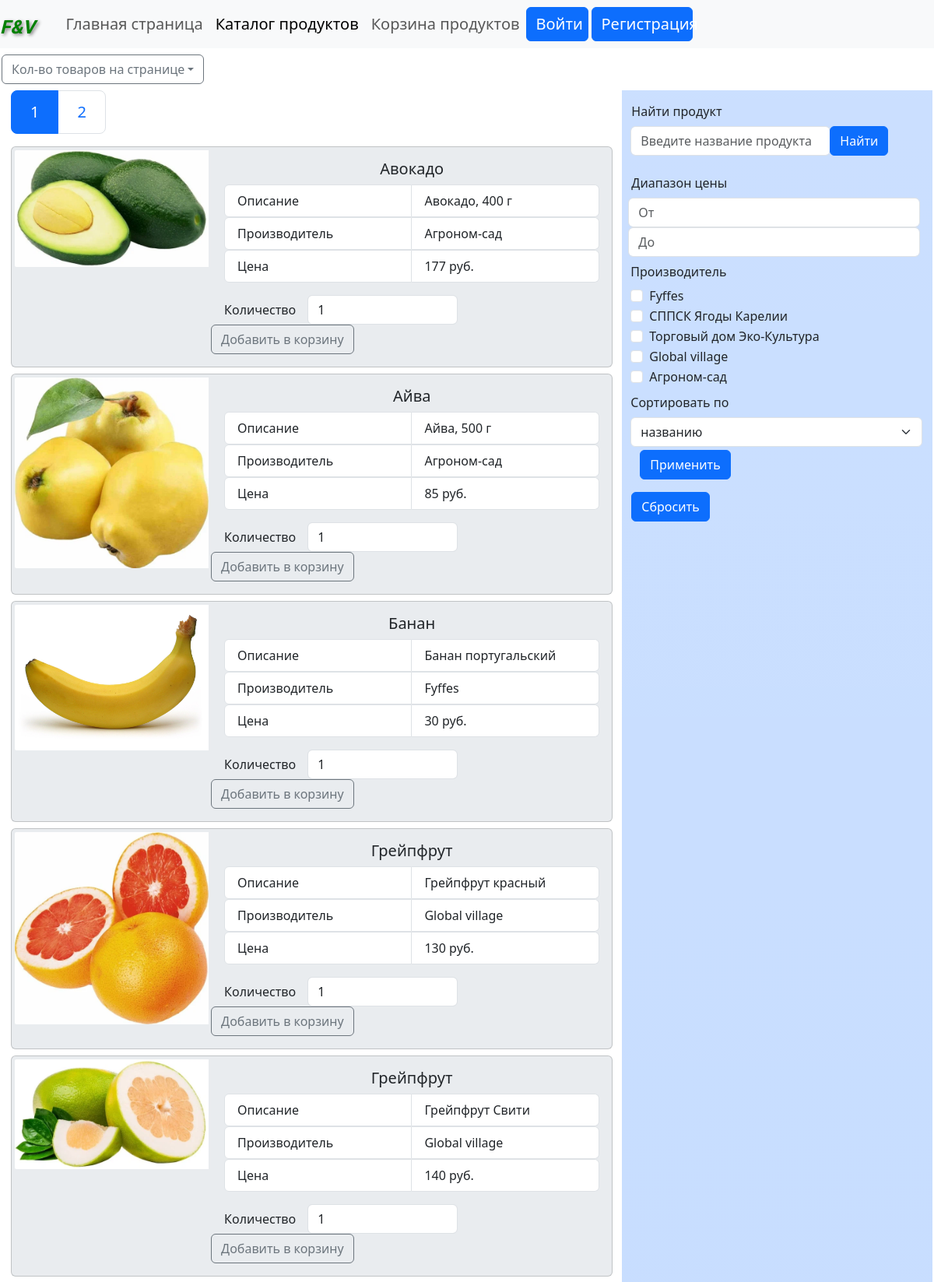
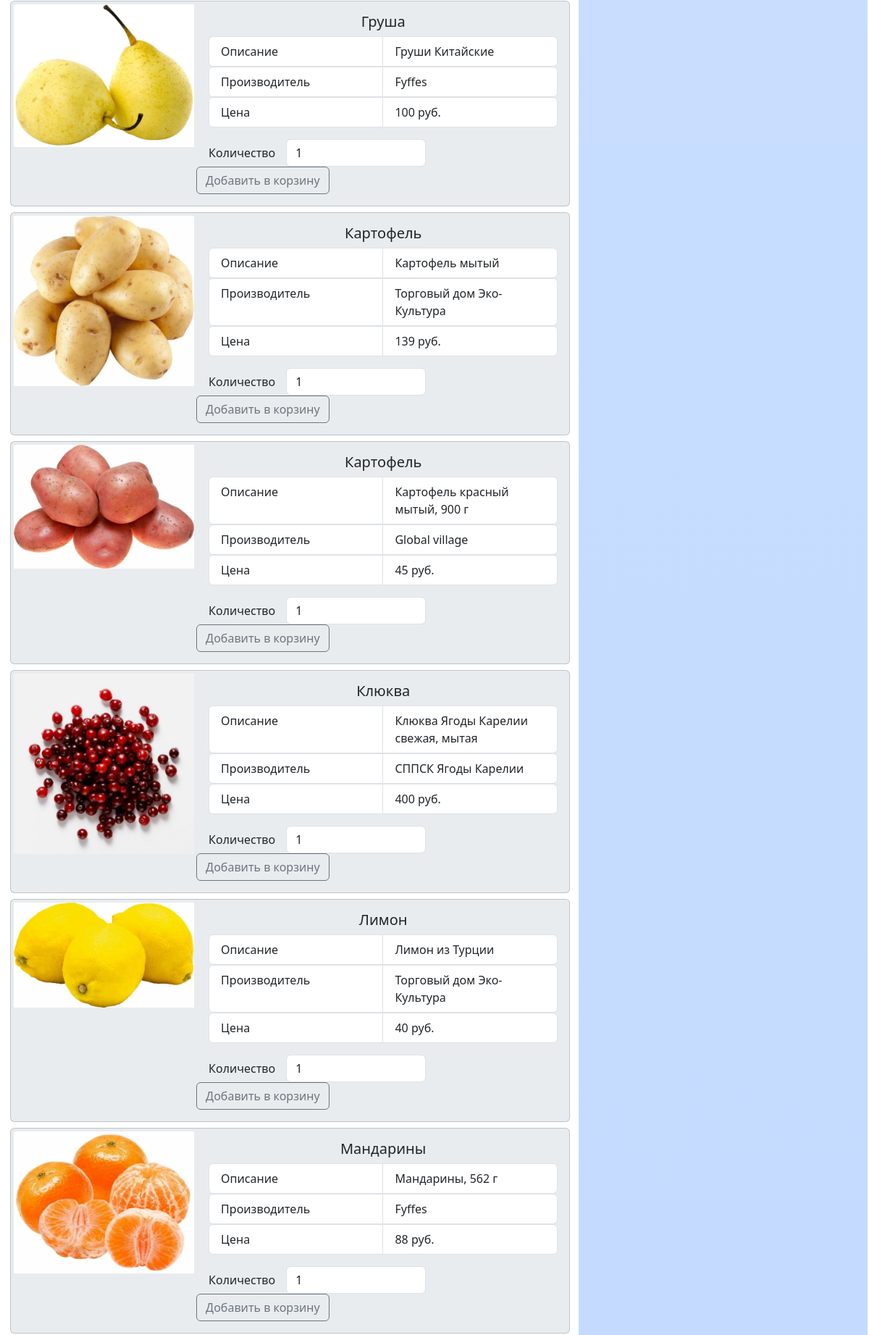
/product.php?p=1&c=14 (upper part), run on the app's committed database (2 pictures, top to bottom).
### tables this page shows
CREATE TABLE `products` (
  `id` int NOT NULL,
  `name` varchar(30) NOT NULL,
  `description` varchar(100) NOT NULL,
  `photo` varchar(50) NOT NULL,
  `company` varchar(30) NOT NULL,
  `amount` int NOT NULL,
  `price` double NOT NULL
);

### common/db_helper.php (called while the page is built, shortened)
<?php
class db_helper
{
    private mysqli $ms;
    private static ?db_helper $db = null;
    private function __construct()
    {
        $this->ms = new mysqli("localhost", "root", "", "edu", 3306);
    }
    public static function get_instance(): ?db_helper
    {
        if (self::$db === null)
            self::$db = new db_helper();
        return self::$db;
    }
	public function get_products(string $param,int $select): array {
		$sort=$this->get_query_sort($select);
		$rows=array();
		if ($param=='') {
		$stmt = $this->ms->prepare("SELECT * FROM `products` " . $sort);
		}
		else {
			$param='%'.$param.'%';
			$stmt = $this->ms->prepare("SELECT * FROM `products` WHERE `products`.name LIKE ?" . $sort);
        $stmt->bind_param('s', $param);
		}
        $stmt->execute();
        $result = $stmt->get_result();
		while ($row = $result->fetch_array(MYSQLI_ASSOC)) {
			$rows[]=$row;
		}
        return $rows;
	}
	private function get_query_sort(int $select):string {
		$sort='';
		switch($select) {
				case 1:
				$sort=" ORDER BY name";
				break;
			}
			return $sort;
	}
	public function get_company():array {
		$rows=array();
			$stmt = $this->ms->prepare("SELECT DISTINCT company FROM `products`");
        $stmt->execute();
        $result = $stmt->get_result();
		while ($row = $result->fetch_array(MYSQLI_ASSOC)) {
			$rows[]=$row;
		}
        return $rows;
	}
}

### common/pagination.php (called while the page is built, shortened)
<?php
class pagination {
    private $objects_count;
    private $objects_per_page;
    public function __construct(int $objects_count, int $objects_per_page, int $page_num) {
        $this->objects_count=$objects_count;
        $this->objects_per_page=$objects_per_page;
    }
    public function get_objects_idx_by(int $page_num):array | null {
        $start=min(($page_num-1)*$this->objects_per_page, $this->objects_count-1);
        $end=min($start+$this->objects_per_page, $this->objects_count)-1;
        return array($start,$end);
    }
}

### product.php (the view, shortened to what this page needs)
<?php
require_once ("common/page.php");
require_once ("common/db_helper.php");
require_once ("common/pagination.php");
class the_content extends \common\a_content {
	private function print_pages($pages, $current_page):void {
		print('<ul class="pagination pagination-lg">');
			for($i=0; $i<count($pages); $i++) {
				if ($pages[$i][0]== $current_page ) {
					print('<li class="page-item active" aria-current="page">');
					print("<span class='page-link'>{$pages[$i][0]}</span>");
					print('</li>');
				}
				else {
				 print("<li class='page-item'><a class='page-link' href='{$pages[$i][1]}'>{$pages[$i][0]}</a></li>");
				}
			}
			print('</ul>');
	}
    public function show_content(): void
    {
		$products=array();
		$select=(isset($_SESSION['select']))?$_SESSION['select']:1;
		if (isset($_SESSION['search'])) {
		$products=\common\db_helper::get_instance()->get_products($_SESSION['search'],$select);
	}
	else {
		$price1=0;
		$price2=10000;
		$comp= (isset($_SESSION['checked_comp']))?$_SESSION['checked_comp']:array();
		if ($price1==0 && $price2==10000 && count($comp)==0) {
        $products=\common\db_helper::get_instance()->get_products('',$select);
		}
		else {
		$products=\common\db_helper::get_instance()->get_filter_products($price1,$price2,$comp,$select);
		}
	}
	    try {
		if(count($products)>0) {
			$current_page=1;
			$current_objects_per_page=7;
			if (isset($_GET['p']) && isset($_GET['c'])) {
				if (!in_array($_GET['c'],array(7,14,21))) {
					throw new ErrorException('Страница не найдена');
				}
				else {
					if (mb_eregi("^[0-9]+$", $_GET['p'])) {
				$current_page=$_GET['p'];
				$current_objects_per_page=$_GET['c'];
			$p= new \common\pagination(count($products),$_GET['c'], $_GET['p']);
			$pages=$p->get_pages("product.php?p=");
			$interval=$p->get_objects_idx_by($_GET['p']);
					}
					else {throw new ErrorException('Страница не найдена');}
				}
			}
			else {
				$p= new \common\pagination(count($products), 7, 1);
				$pages=$p->get_pages("product.php?p=");
				$interval=$p->get_objects_idx_by(1);
			}
			print('<div class="dropdown text-start">');
			print('<span class="btn btn-outline-secondary dropdown-toggle my-2" role="button" data-bs-toggle="dropdown" aria-expanded="true">Кол-во товаров на странице</span>');
			print('</div>');
		print('<div class="container-fluid text-start h-100 w-100  mx-0 px-0 g-0">');
		print('<div class="row w-100 mx-0">');
		print('<div class="col-8">');
		$this->print_pages($pages,$current_page);
		for($i=$interval[0]; $i<=$interval[1]; $i++) {
			?>
			<div class="card text-justify bg-body-secondary  g-0 my-2 pe-0 me-0">
			<div class="row g-0 ">
			<div class="col-12 col-md-4">
			<?php
			print("<img src='data/{$products[$i]['photo']}' class='img-fluid rounded-start p-1' alt='image1'>");
			?>
			</div>
    <div class="col-12 col-md-8">
      <div class="card-body">
		<h5 class="card-title text-center"><?php print $products[$i]['name']; ?></h5>
        <ul class="list-group list-group-horizontal w-100 text-start ">
  <li class="list-group-item flex-fill w-100 text-break">Описание</li>
  <li class="list-group-item flex-fill w-100"><?php print $products[$i]['description']; ?></li>
</ul>
<ul class="list-group list-group-horizontal w-100 text-start">
  <li class="list-group-item flex-fill w-100">Производитель</li>
  <li class="list-group-item flex-fill w-100"><?php print $products[$i]['company']; ?></li>
</ul>
<ul class="list-group list-group-horizontal w-100 text-start">
  <li class="list-group-item flex-fill w-100">Цена</li>
  <li class="list-group-item flex-fill w-100"><?php print $products[$i]['price']; ?> руб.</li>
</ul>
</div>
<form action=<?php print "product.php?p=$current_page" . "&c=$current_objects_per_page"; ?> method="post">
		<div class="input-group has-validation mb-3">
		<div class="col-auto">
    <label for=<?php print $products[$i]['id']; ?> class="col-form-label mx-3">Количество</label>
  </div>
  <div class="col-auto">
		<input type='number' name=<?php print $products[$i]['id']; ?> class='form-control w-75' placeholder='Укажите количество' value='1' min='1' required>
		  </div>
		  <div class="col-auto">
		<input type="submit" value="Добавить в корзину" class="btn btn-outline-secondary"  id="button-addon2">
		</div>
</div>
</form>
</div>
</div>
</div>
<?php
		}
		print('</div>');
		}
?>
<div class="col-4 bg-primary bg-gradient bg-opacity-25  ">
<form action="product.php" method="post">
		<div class="input-group has-validation mb-3 mt-2">
    <label for="search" class="col-form-label me-2">Найти продукт </label>
  <div class="col-12 col-lg-auto">
		<input type='text' name='search' class='form-control ' placeholder='Введите название продукта' value=<?php print (isset($_SESSION['search']))?htmlspecialchars($_SESSION['search']):""; ?>>
		  </div>
		 <div class="col-auto">
		<input type="submit" value="Найти" class="btn btn-primary btn-opacity-50 "  id="button-addon2" >
		</div>
</div>
</form>
<form action="product.php" method="post">
		<div class="input-group has-validation mb-3">
		<div class="row w-100">
		<div class="col-auto">
    <label for='filter_price1' class="col-form-label me-1">Диапазон цены</label>
   </div>
		<input type='number' name='filter_price1' class='form-control  ms-2' placeholder='От' value=<?php print (isset($_SESSION['filter_price1']))?htmlspecialchars($_SESSION['filter_price1']):""; ?> min='0' max='9999'>
		<input type='number' name='filter_price2' class='form-control ms-2' placeholder='До' value=<?php print (isset($_SESSION['filter_price2']))?htmlspecialchars($_SESSION['filter_price2']):""; ?> min='0' max='9999'>
</div>
		<?php
		$company=\common\db_helper::get_instance()->get_company();
		print('<div class="col-12">');
		print('<label for="flexCheckDefault" class="col-form-label">Производитель</label>');
		for ($i=0; $i< count($company); $i++) {
			print('<div class="form-check">');
			$name='c' . (string)$i;
			if (isset($_SESSION['checked_comp_id'][$i]) && $_SESSION['checked_comp_id'][$i]=true) {
		print("<input class='form-check-input' type='checkbox' name='{$name}' value='$i' id='flexCheckDefault' checked>");
			}
	        else {
		print("<input class='form-check-input' type='checkbox' name='{$name}' value='$i' id='flexCheckDefault'>");
			}
        print('<label class="form-check-label" for="flexCheckDefault">');
        print($company[$i]['company']);
  print('</label>');
 print('</div>');
		}
		print('</div>');
		?>
<div class="col-12">
<label for='select' class="col-form-label">Сортировать по</label>
<select class="form-select" name="select" aria-label="Default select example">
<?php
$selects=array('названию','возрастанию цены','убыванию цены');
for ($i=0;$i<count($selects);$i++) {
	$j=$i+1;
	if($_SESSION['select']==$j) {
		print("<option value='$j' selected>{$selects[$i]}</option>");
	}
	else {
		print("<option value='$j'>{$selects[$i]}</option>");
	}
}
?>
</select>
</div>
<div class = "container">
	<div class="col-auto mt-1">
		<input type="submit" value="Применить" class="btn btn-primary btn-opacity-50 apply"  id="button-addon2" >
		</div>
</div>
</div>
</form>
<form action="product.php" method="post">
  <input type="submit" value="Сбросить" class="btn btn-primary btn-opacity-50 mb-2 "  id="button-addon2" >
  </form>
</div>
	</div>
	</div>
	<?php
	}
	catch (ErrorException $e) {
	      print('<div class="alert alert-danger" role="alert">');
          print("<p class='text-center'>{$e->getMessage()}</p>");
          print('</div>');
		}
    }
}
$content = new the_content();
new \common\page($content);

### css/main.css (style rules this page uses)
div.container { display: flex; }

### data on the page
products: photo (picture), name "Авокадо", description "Авокадо, 400 г", company "Агроном-сад", price "177"
products: photo (picture), name "Айва", description "Айва, 500 г", company "Агроном-сад", price "85"
products: photo (picture), name "Банан", description "Банан португальский", company "Fyffes", price "30", id "1"
products: photo (picture), name "Грейпфрут", description "Грейпфрут красный", company "Global village", price "130"
products: photo (picture), name "Грейпфрут", description "Грейпфрут Свити", company "Global village", price "140"
products: photo (picture), name "Груша", description "Груши Китайские", company "Fyffes", price "100"
products: photo (picture), name "Картофель", description "Картофель мытый", company "Торговый дом Эко-Культура", price "139"
products: photo (picture), name "Картофель", description "Картофель красный мытый, 900 г", company "Global village", price "45"
products: photo (picture), name "Клюква", description "Клюква Ягоды Карелии свежая, мытая", company "СППСК Ягоды Карелии", price "400"
products: photo (picture), name "Лимон", description "Лимон из Турции", company "Торговый дом Эко-Культура", price "40"
products: photo (picture), name "Мандарины", description "Мандарины, 562 г", company "Fyffes", price "88"

### other printed values
$page['header'] "Главная страница"
$page['header'] "Каталог продуктов"
$page['header'] "Корзина продуктов"
$this->pages[3]['header'] "Войти"
$this->pages[4]['header'] "Регистрация"
$pages[$i][0] "1"
$pages[$i][0] "2"
$company[$i]['company'] "Fyffes"
$company[$i]['company'] "СППСК Ягоды Карелии"
$company[$i]['company'] "Торговый дом Эко-Культура"
$company[$i]['company'] "Global village"
$company[$i]['company'] "Агроном-сад"
form field select "названию"
